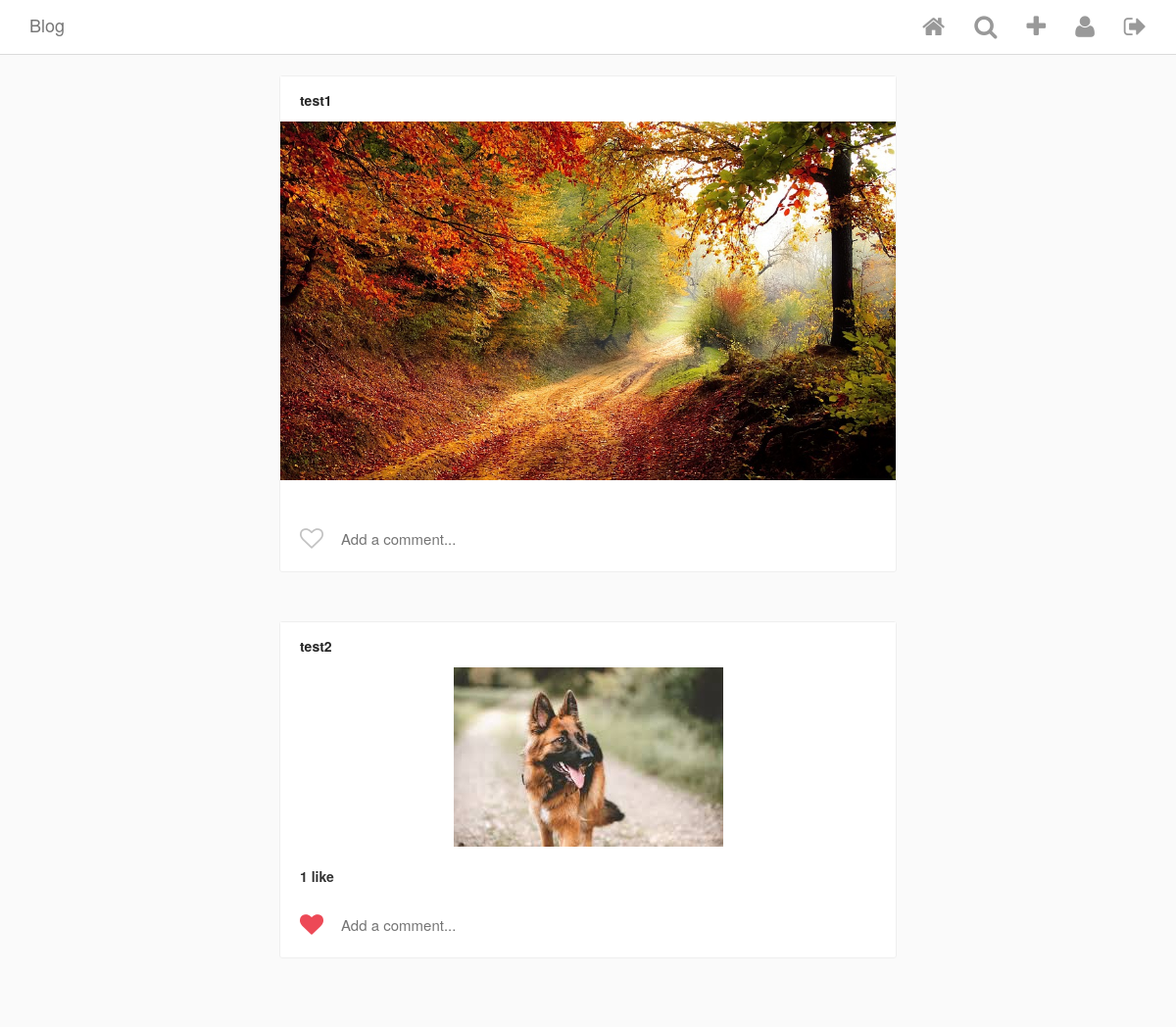
Before: / (signed in) with the older database file.
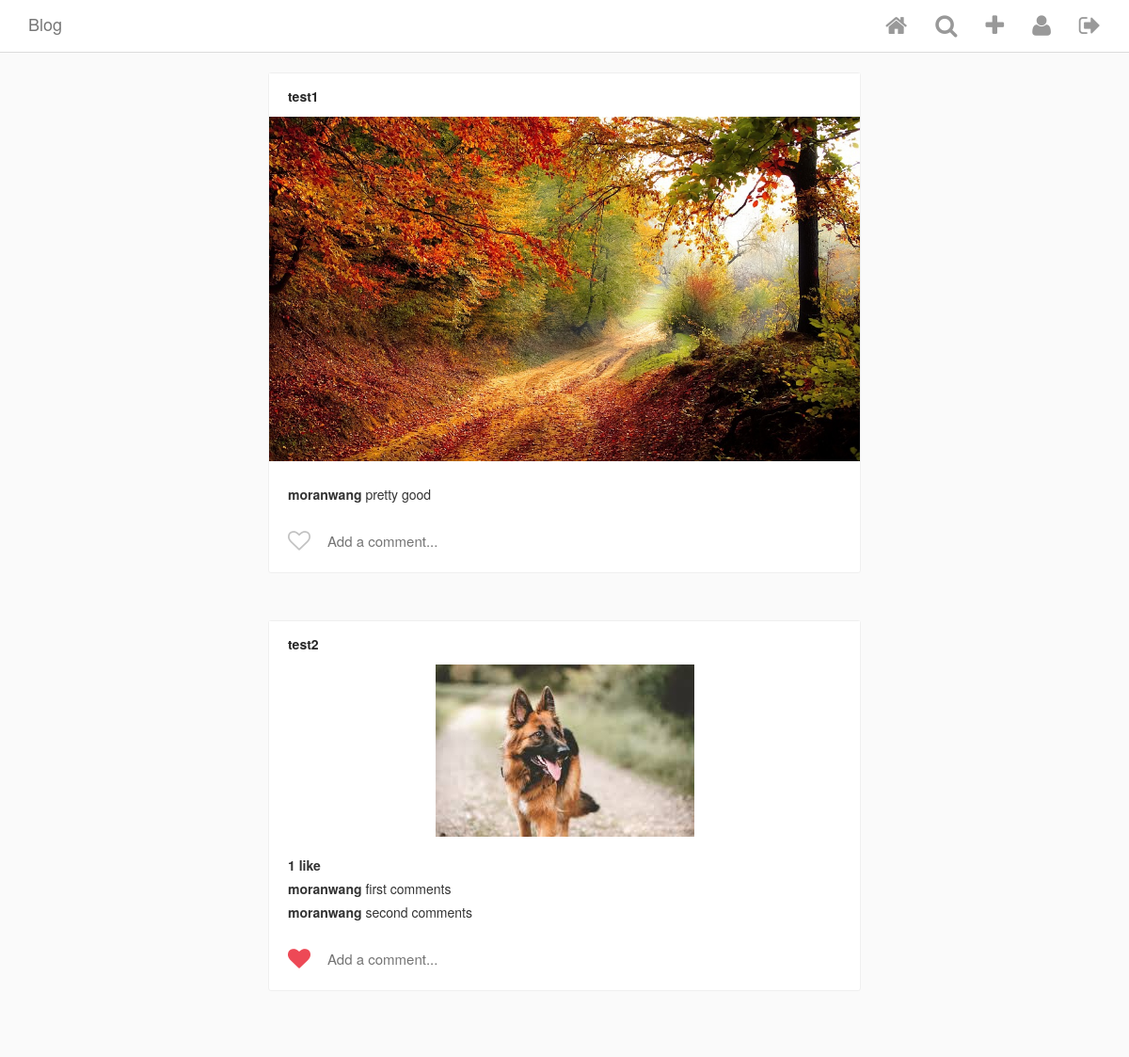
After: the same page with the newer database file.
### Insta/models.py (models this page shows, shortened)
class Post(models.Model):
    author = models.ForeignKey( # a foreign key indicate a Many-To-One relationship
        InstaUser, #foreign key is InstaUser
        blank=True,
        null=True,
        on_delete=models.CASCADE, # delete this author will delete all his posts
        related_name='posts', # we can use author.posts to get all posts belong to this user
        )
    title = models.TextField(blank=True, null=True)
    image = ProcessedImageField(
        upload_to='static/images/posts',
        format='JPEG',
        options={'quality': 100},
        blank=True,
        null=True,
        )
    posted_on = models.DateTimeField(
        auto_now_add=True,
        editable=False,
    )
    def get_like_count(self):
        return self.likes.count()

class InstaUser(AbstractUser):
    profile_pic = ProcessedImageField(
        upload_to='static/images/profiles',
        format='JPEG',
        options={'quality':100},
        blank=True,
        null=True
        )

class Comment(models.Model):
    post = models.ForeignKey(Post, on_delete=models.CASCADE, related_name='comments',)
    user = models.ForeignKey(InstaUser, on_delete=models.CASCADE)
    comment = models.CharField(max_length=100)
    posted_on = models.DateTimeField(auto_now_add=True, editable=False)

### Insta/views.py (the view)
# urls.py: path('', PostsView.as_view(), name='posts'),
class PostsView(LoginRequiredMixin,ListView):
    model = Post
    template_name = 'index.html'
    login_url = 'signup'
    def get_queryset(self):
        current_user = self.request.user
        following = set()
        for conn in UserConnection.objects.filter(creator=current_user).select_related('following'):
            following.add(conn.following)
        return Post.objects.filter(author__in=following)

### Insta/templatetags/custom_tags.py (called while the page is built)
@register.simple_tag
def has_user_liked_post(post, user):
    try:
        like = Like.objects.get(post=post, user=user)
        return "fa-heart"
    except:
        return "fa-heart-o"

@register.simple_tag(takes_context=True)
def active(context, pattern_or_urlname):
    try:
        pattern = reverse(pattern_or_urlname)
    except NoReverseMatch:
        pattern = pattern_or_urlname
    path = context['request'].path
    if re.search(pattern, path):
        return 'active'
    return ''

### template/index.html (shortened to what this page needs)
{% extends "base.html" %}
{% load custom_tags %}
{% block content %}
<div class="cards-listing">
    {% for post in object_list %}
        <div class="row">
            <div class="card view-update {{ post.pk }}">
                <div class="card__panel-head">
                    <div class="poster__info">
                        <a href="{% url 'user_detail' post.author.id %}" class="poster__name">
                            {{ post.author.username }}
                        </a>
                    </div>
                </div>
                <a href="{% url 'post_detail' post.pk %}">
                    <img class="card__main-image" src="/{{ post.image }}">
                </a>
                <div class="card__panel-body">
                    <div class="likes">
                        {% if post.get_like_count %}
                            {{ post.get_like_count }} like{% if post.get_like_count > 1 %}s{% endif %}
                        {% endif %}
                    </div>
                    <ul class="comment-list">
                        {% for comment in post.comments.all %}
                        <li class="comment-list__comment">
                            <a href="{% url 'user_detail' comment.user.pk %}" class="user">
                                {{ comment.user.username }}
                            </a>
                            <span class="comment">{{ comment.comment }}</span>
                        </li>
                        {% endfor %}
                    </ul>
                    <section class="input-row">
                        <i class="fa {% has_user_liked_post post user %} submit-like" aria-hidden="true"></i>
                        <div class="comment-input-wrapper">
                            <input class="add-comment" type="text" placeholder="Add a comment...">
                        </div>
                    </section>
                </div>
            </div>
        </div>
    {% endfor %}
</div>
{% endblock content %}

### template/base.html (shortened to what this page needs)
<html>
   {% load static %}
    <head>
        <link href="{% static 'vendor/bootstrap/css/bootstrap.min.css' %}" rel="stylesheet">
        <link href="{% static 'vendor/font-awesome-4.6.3/css/font-awesome.min.css' %}" rel="stylesheet">
        <link href="{% static 'css/style.css' %}" rel="stylesheet">
    </head>
    <body>
        {% include 'header.html' %}
        <div class="content-wrapper">
             <div class="container">
                 {% block content %}
                 {% endblock content%}
             </div>
         </div>
    </body>
</html>

### template/header.html (shortened to what this page needs)
{% load custom_tags %}
<div class="navbar navbar-default navbar-fixed-top" id="main-nav">
    <div class="container desktop">
        <div class="navbar-header">
            <a href="{% url 'posts' %}" class="navbar-brand">Blog</a>
        </div>
        <div id="navbar-main">
            <ul class="nav navbar-nav navbar-right">
                {% if request.user.is_authenticated %}
                    <li>
                      <a href="{% url 'posts' %}">
                        <i class="fa fa-home" aria-hidden="true"></i>
                      </a>
                    </li>
                    <li><a href="{% url 'explore' %}"><i class="fa fa-search" aria-hidden="true"></i></a></li>
                    <li><a href="{% url 'make_post' %}"><i class="fa fa-plus" aria-hidden="true"></i></a></li>
                    <li><a href="{% url 'user_detail' request.user.pk %}"><i class="fa fa-user {% active 'user_detail' %}" aria-hidden="true"></i></a></li>
                    <li><a href="{% url 'logout' %}"><i class="fa fa-sign-out {% active 'logout' %}" aria-hidden="true"></i></a></li>
                {% endif %}
            </ul>
        </div>
    </div>
</div>

### static/css/style.css (style rules this page uses)
html { height: 100%; }
body { min-height: 100%; background-color: #fafafa; }
.content-wrapper { margin-top: 57px; margin-bottom: 60px; background-color: #fafafa; }
.navbar { background-color: #fff; border-bottom-color: #dbdbdb; }
.navbar .fa { font-size: 25px; color: #999999; }
.cards-listing { max-width: 600px; width: 100%; margin: 20px auto; }
.card { background-color: #fff; margin-bottom: 50px; border: 1px solid #efefef; border-radius: 3px; }
.card__panel-head { background: #fff; padding: 14px 20px 12px; }
.card__panel-head .poster__name { color: #262626; font-weight: bold; }
.card__main-image { max-width: 100%; max-height: 600px; height: auto; margin: 0 auto; display: block; }
.card__panel-body { padding: 20px; padding-bottom: 0; }
.card__panel-body a { color: #333; }
.card__panel-body .likes { font-weight: bold; margin-bottom: 5px; }
.comment-list { list-style: none; margin: 0; padding: 0; }
.comment-list__comment { margin-top: 5px; margin-bottom: 5px; }
.comment-list__comment .user { color: #333; font-weight: bold; }
.input-row { position: relative; display: flex; align-items: center; height: 68px; padding-left: 40px; }
.input-row .submit-like { cursor: pointer; position: absolute; top: 32%; left: 0; color: #C2C2C2; font-size: 24px; }
.input-row .submit-like.fa-heart { color: #ED4956; }
.input-row .comment-input-wrapper { display: inline-block; color: #262626; font-size: 15px; width: 100%; }
.input-row .comment-input-wrapper input { width: 100%; border: none; outline: none; }

Changed rows visible on the page:
added Comment: user.username "moranwang", comment "pretty good", shown under Post "test1"
added Comment: user.username "moranwang", comment "first comments", shown under Post "test2"
added Comment: user.username "moranwang", comment "second comments", shown under Post "test2"
